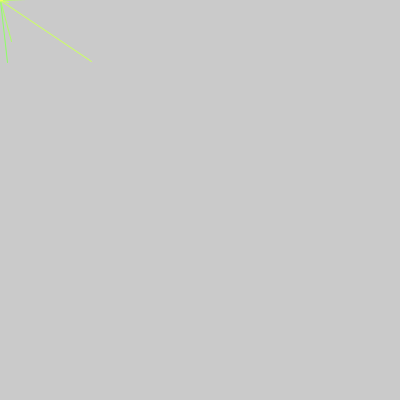
Frame 1 (no input)
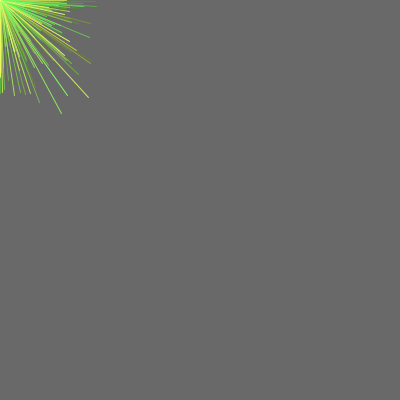
Frame 60 (the mouse pressed at the canvas centre just before this capture)
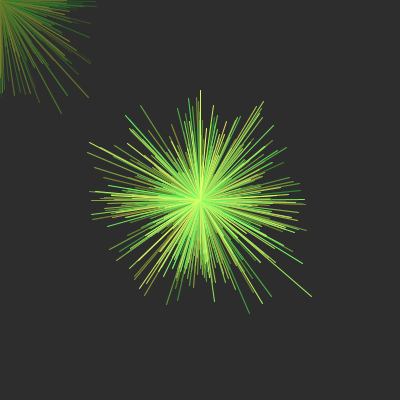
Frame 120 (the mouse held since frame 60 and released just before this capture)

The Processing sketch that drew these frames (run headless with seeded random() and noise(); from frame 60 on, the mouse is pressed at the canvas centre):

// Processing sketch: processing_133609
// ── processing_133609.pde

Strokes[] brushStrokes;


void setup() {
  size ( 400, 400 );

  brushStrokes = new Strokes[ 15 ];
  
  for ( int i=0; i<brushStrokes.length; i++) {
    float newRed = map(i, 0, brushStrokes.length, 100, 255);
    color newFill = color( newRed, 255, 100);
    color newStroke = color( newRed, 255, 100);
    brushStrokes[i] = new Strokes( newFill, newStroke );
  }
}


void draw() {

  fill( 0, 3);
  noStroke();
  rect( 0, 0, width, height );
  
  for ( int i=0; i<brushStrokes.length; i++) {
    brushStrokes[i].display();
  }
  
}

class Strokes {

  float x;
  float y;
  float offSetX;
  float offSetY;
  color fillColor;
  color strokeColor;

  Strokes( color theColor, color theStroke ) {
    fillColor = theColor;
    strokeColor = theStroke;
  }

  void display() {

    //float extent = random(-30, 30);
    
    for ( float i=0; i<40; i++) {
      offSetX = random(-i, i);
      offSetY = random(-i, i);
      
      if (mouseX-pmouseX == 0) {
        x = mouseX + (offSetX)*random(3);
        y = mouseY + (offSetY)*random(3);
      }
      
      else {
        x = mouseX + offSetX;
        y = mouseY + offSetY;
      }
    }

    fill(fillColor);
    stroke(strokeColor);
    line( mouseX, mouseY, x, y );
  }
  
}
